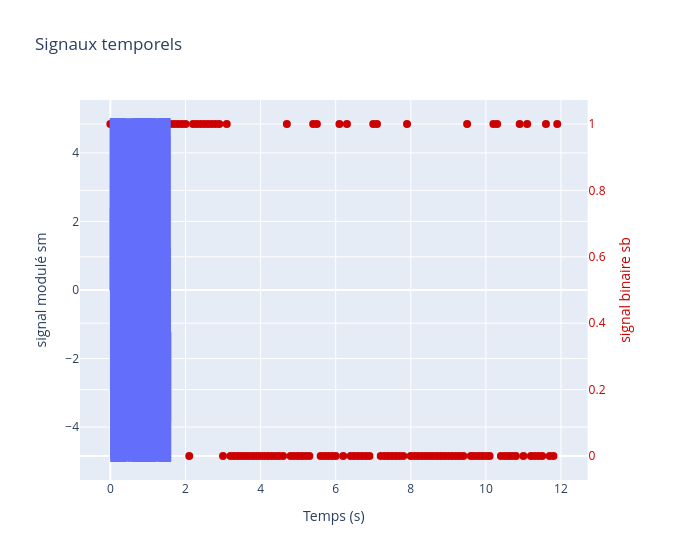

Source (notebook cell):
### Markdown cell above
### Affichages

### Code cell
# Affichage de s_b et s_m sur une seule figure
fig4 = make_subplots(specs=[[{"secondary_y": True}]])

fig41 = px.line(df_sm, x='x',  y='y')
    
fig42 = px.scatter(df_sb, x='x', y='y')
fig42.update_traces(yaxis='y2', marker_color='#cc0000', marker_size=8)

fig4.add_traces(fig41.data + fig42.data)
fig4.update_layout(title='Signaux temporels', width=700,
                    xaxis =dict(title=dict(text='Temps (s)')), 
                    yaxis =dict(title=dict(text='signal modulé sm')), 
                    yaxis2=dict(title=dict(text='signal binaire sb',font=dict(color="#cc0000")), color='#cc0000'),
)
fig4.show()

### Figure 1 — Plotly figure (JSON) as saved in the notebook; plotly's stock layout.template omitted (floating-point values rounded to 4 significant figures; data arrays with more than 128 entries replaced by an {"elided": "..."} marker saying what was removed)
{"data": [{"hovertemplate": "x=%{x}<br>y=%{y}<extra></extra>", "legendgroup": "", "line": {"color": "#636efa", "dash": "solid"}, "marker": {"symbol": "circle"}, "mode": "lines", "name": "", "showlegend": false, "type": "scattergl", "x": {"elided": "1600 float values"}, "xaxis": "x", "y": {"elided": "1600 float values"}, "yaxis": "y"}, {"hovertemplate": "x=%{x}<br>y=%{y}<extra></extra>", "legendgroup": "", "marker": {"color": "#cc0000", "size": 8, "symbol": "circle"}, "mode": "markers", "name": "", "orientation": "v", "showlegend": false, "type": "scatter", "x": [0.0, 0.1, 0.2, 0.3, 0.4, 0.5, 0.6, 0.7, 0.8, 0.9, 1.0, 1.1, 1.2, 1.3, 1.4, 1.5, 1.6, 1.7, 1.8, 1.9, 2.0, 2.1, 2.2, 2.3, 2.4, 2.5, 2.6, 2.7, 2.8, 2.9, 3.0, 3.1, 3.2, 3.3, 3.4, 3.5, 3.6, 3.7, 3.8, 3.9, 4.0, 4.1, 4.2, 4.3, 4.4, 4.5, 4.6, 4.7, 4.8, 4.9, 5.0, 5.1, 5.2, 5.3, 5.4, 5.5, 5.6, 5.7, 5.8, 5.9, 6.0, 6.1, 6.2, 6.3, 6.4, 6.5, 6.6, 6.7, 6.8, 6.9, 7.0, 7.1, 7.2, 7.3, 7.4, 7.5, 7.6, 7.7, 7.8, 7.9, 8.0, 8.1, 8.2, 8.3, 8.4, 8.5, 8.6, 8.7, 8.8, 8.9, 9.0, 9.1, 9.2, 9.3, 9.4, 9.5, 9.6, 9.7, 9.8, 9.9, 10.0, 10.1, 10.2, 10.3, 10.4, 10.5, 10.6, 10.7, 10.8, 10.9, 11.0, 11.1, 11.2, 11.3, 11.4, 11.5, 11.6, 11.7, 11.8, 11.9], "xaxis": "x", "y": [1, 1, 1, 1, 0, 0, 1, 1, 1, 1, 1, 1, 0, 1, 1, 1, 1, 1, 1, 1, 1, 0, 1, 1, 1, 1, 1, 1, 1, 1, 0, 1, 0, 0, 0, 0, 0, 0, 0, 0, 0, 0, 0, 0, 0, 0, 0, 1, 0, 0, 0, 0, 0, 0, 1, 1, 0, 0, 0, 0, 0, 1, 0, 1, 0, 0, 0, 0, 0, 0, 1, 1, 0, 0, 0, 0, 0, 0, 0, 1, 0, 0, 0, 0, 0, 0, 0, 0, 0, 0, 0, 0, 0, 0, 0, 1, 0, 0, 0, 0, 0, 0, 1, 1, 0, 0, 0, 0, 0, 1, 0, 1, 0, 0, 0, 0, 1, 0, 0, 1], "yaxis": "y2"}], "layout": {"title": {"text": "Signaux temporels"}, "width": 700, "xaxis": {"anchor": "y", "domain": [0, 0.94], "title": {"text": "Temps (s)"}}, "yaxis": {"anchor": "x", "domain": [0, 1], "title": {"text": "signal modulé sm"}}, "yaxis2": {"anchor": "x", "color": "#cc0000", "overlaying": "y", "side": "right", "title": {"font": {"color": "#cc0000"}, "text": "signal binaire sb"}}}}
